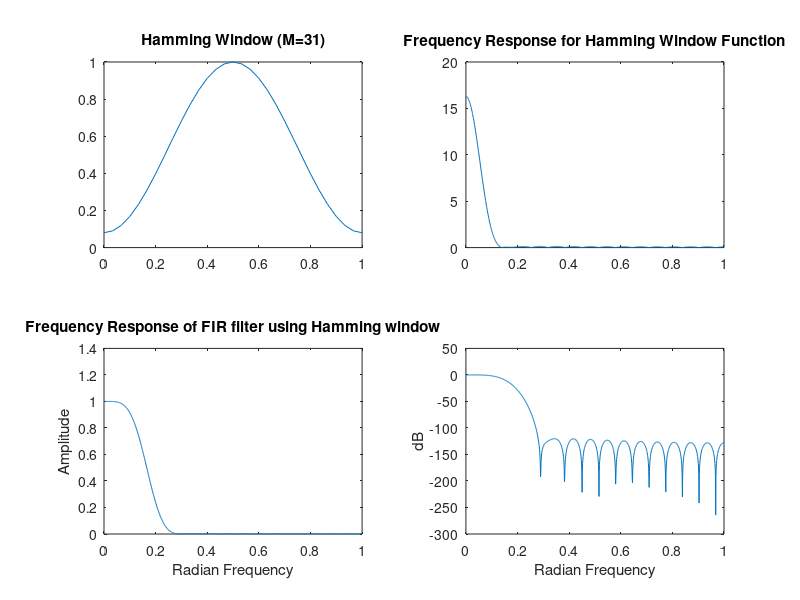
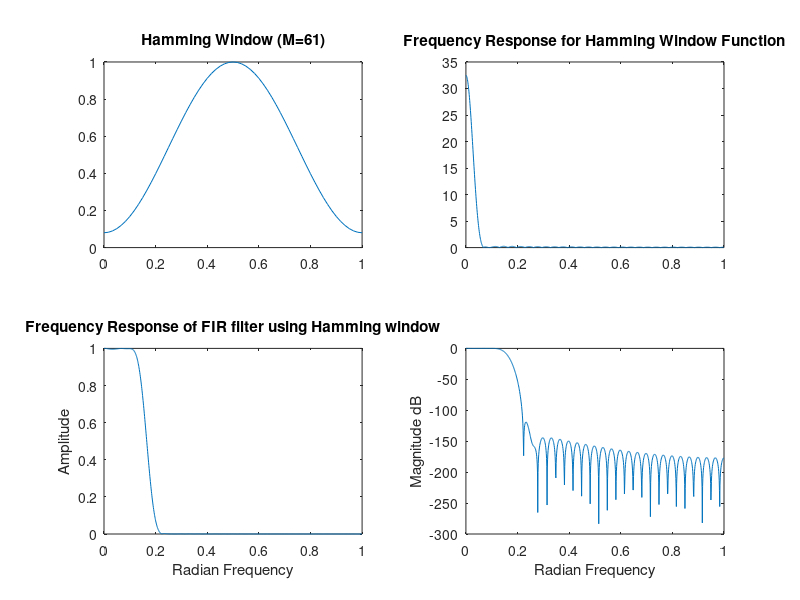

MATLAB code for these plots, in order:
f=[0 pi/6 pi/6 pi];
H=[1 1 0 0];
M=31;
w=0:pi/30:pi;

h=hamming(M);
subplot(2,2,1);plot(w/pi,h);
title('Hamming Window (M=31)');

[H1 w]=freqz(h,1,1024);
subplot(2,2,2);plot(w/pi,abs(H1));
title('Frequency Response for Hamming Window Function');

B=fir1(M-1,1/6); % M-1 becz it uses Hamming window of length M+1 by default
[H2 w]=freqz(B,1,1024);
subplot(2, 2, 3);plot(w/pi,abs(H2));
ylabel('Amplitude');
xlabel('Radian Frequency');
title('Frequency Response of FIR filter using Hamming window');

gk=20.*log(abs(H2));
subplot(2,2,4);plot(w/pi,gk);
ylabel('dB');
xlabel('Radian Frequency');

figure(2);
f=[0 pi/6 pi/6 pi];
H=[1 1 0 0];
M=61;
w=0:pi/60:pi;
h=hamming(M);
subplot(2,2,1);plot(w/pi,h);
title('Hamming Window (M=61)');
[H1 w]=freqz(h,1,1024);
subplot(2,2,2);plot(w/pi,abs(H1));
title('Frequency Response for Hamming Window Function');
B=fir1(M-1,1/6); % M-1 becz it uses Hamming window of length M+1 by default
[H2 w]=freqz(B,1,1024);
subplot(2, 2, 3);plot(w/pi,abs(H2));
ylabel('Amplitude');
xlabel('Radian Frequency');
title('Frequency Response of FIR filter using Hamming window');
gk=20.*log(abs(H2));
subplot(2,2,4);plot(w/pi,gk);
ylabel('Magnitude dB');
xlabel('Radian Frequency');